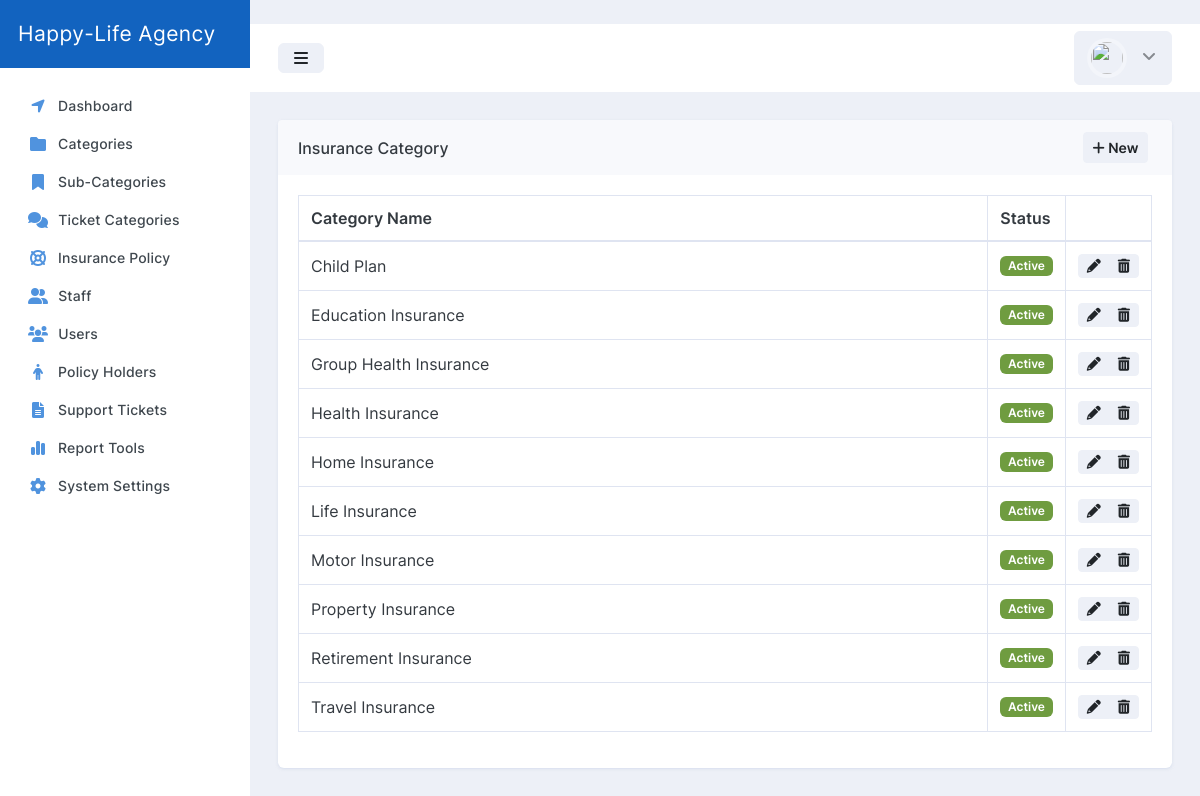
Page /Script/admin/pages/categories.php on the committed database.
### tables this page shows
CREATE TABLE `tbl_insuarance_category` (
  `id` int(10) NOT NULL,
  `name` varchar(100) NOT NULL,
  `status` int(1) NOT NULL DEFAULT 1
);

### Script/admin/pages/categories.php (the view, shortened to what this page needs)
<!doctype html>
<html lang="en">
<head>
    <link rel="stylesheet" id="css-main" href="assets/css/dashmix.min-5.4.css">
    <link rel="stylesheet" href="assets/js/plugins/datatables-bs5/css/dataTables.bootstrap5.min.css">
    <link rel="stylesheet" href="assets/js/plugins/datatables-buttons-bs5/css/buttons.bootstrap5.min.css">
    <link rel="stylesheet" href="assets/js/plugins/datatables-responsive-bs5/css/responsive.bootstrap5.min.css">
    <link type="text/css" rel="stylesheet" href="assets/loader/waitMe.css">
    <?php if (Theme !== "") {
        print '<link rel="stylesheet" id="css-theme" href="assets/css/themes/' . Theme . '">';
    } ?>
</head>
<body>
    <div id="page-container" class="sidebar-o <?php echo Header; ?> enable-page-overlay side-scroll <?php echo Sidebar; ?> <?php echo PageHeader; ?> <?php echo Sidebar_Min; ?> <?php echo Sidebar_Pos; ?> <?php echo Header; ?> <?php echo MainContent; ?>">
        <?php require_once('main_nav.php'); ?>
        <main id="main-container">
            <div class="content">
                <div class="block block-rounded">
                    <div class="block-header block-header-default">
                        <h3 class="block-title">
                            Insurance Category
                        </h3>
                        <button type="button" class="btn btn-sm btn-alt-secondary js-bs-tooltip-enabled" data-bs-toggle="modal" data-bs-target="#modal-default-fadein" data-bs-keyboard="false" data-bs-backdrop="static">
                            <i class="fa fa-plus"></i> New
                        </button>&nbsp;
                    </div>
                    <div class="block-content block-content-full">
                        <table class="table table-bordered table-vcenter js-dataTable-buttons">
                            <thead>
                                <tr>
                                    <th>Category Name</th>
                                    <th style="width: 5%;">Status</th>
                                    <th style="width: 5%;"></th>
                                </tr>
                            </thead>
                            <tbody>
                                <?php
                                try {
                                    $conn = new PDO('mysql:host=' . DBHost . ';dbname=' . DBName . ';charset=' . DBCharset . ';collation=' . DBCollation . ';prefix=' . DBPrefix . '', DBUser, DBPass);
                                    $conn->setAttribute(PDO::ATTR_ERRMODE, PDO::ERRMODE_EXCEPTION);
                                    $stmt = $conn->prepare("SELECT * FROM tbl_insuarance_category ORDER BY name");
                                    $stmt->execute();
                                    $result = $stmt->fetchAll();
                                    foreach ($result as $row) {
                                ?>
                                        <tr>
                                            <td class="">
                                                <?php echo $row[1]; ?>
                                            </td>
                                            <td class="">
                                                <?php
                                                switch ($row[2]) {
                                                    case '1':
                                                ?><span class="badge bg-success">Active</span><?php
                                                        break;
                                                ?><span class="badge bg-danger">Inactive</span><?php
                                                }
                                                ?>
                                            </td>
                                            <td class="text-center">
                                                <div class="btn-group">
                                                    <button onclick="set_cat('<?php echo $row[0]; ?>','<?php echo $row[1]; ?>','<?php echo $row[2]; ?>');" type="button" class="btn btn-sm btn-alt-secondary js-bs-tooltip-enabled" data-bs-toggle="modal" data-bs-target="#modal-default-fadein2" data-bs-keyboard="false" data-bs-backdrop="static">
                                                        <i class="fa fa-pencil-alt"></i>
                                                    </button>
                                                    <a class="btn btn-sm btn-alt-secondary js-bs-tooltip-enabled" onclick="return confirm('Are you sure you want to delete <?php echo $row[1]; ?> category?');" href="admin/core/drop-category?id=<?php echo $row[0]; ?>">
                                                        <i class="fa fa-trash-can"></i>
                                                    </a>
                                                </div>
                                            </td>
                                        </tr>
                                <?php
                                    }
                                } catch (PDOException $e) {
                                    echo "Connection failed: " . $e->getMessage();
                                }
                                ?>
                            </tbody>
                        </table>
                    </div>
                </div>
            </div>
        </main>
    </div>
</body>
</html>

### Script/admin/pages/main_nav.php (shortened to what this page needs)
<nav id="sidebar" aria-label="Main Navigation">
    <div class="bg-header-dark">
        <div class="content-header bg-white-5">
            <a class=" text-white tracking-wide" href="admin?page=dashboard">
                <span style="font-size:21px;" class="smini-hidden">
                    Happy-Life Agency
                </span>
            </a>
        </div>
    </div>
    <div class="js-sidebar-scroll">
        <div class="content-side">
            <ul class="nav-main">
                <li class="nav-main-item">
                    <a class="nav-main-link <?php if ($_GET['page'] == "dashboard") {
                                            } ?>" href="admin?page=dashboard">
                        <i class="nav-main-link-icon fa fa-location-arrow"></i>
                        <span class="nav-main-link-name">Dashboard</span>
                    </a>
                </li>
                <li class="nav-main-item">
                    <a class="nav-main-link <?php if ($_GET['page'] == "categories") {
                                            } ?>" href="admin?page=categories">
                        <i class="nav-main-link-icon fa fa-folder"></i>
                        <span class="nav-main-link-name">Categories</span>
                    </a>
                </li>
                <li class="nav-main-item">
                    <a class="nav-main-link <?php if ($_GET['page'] == "sub-categories") {
                                            } ?>" href="admin?page=sub-categories">
                        <i class="nav-main-link-icon fa fa-bookmark"></i>
                        <span class="nav-main-link-name">Sub-Categories</span>
                    </a>
                </li>
                <li class="nav-main-item">
                    <a class="nav-main-link <?php if ($_GET['page'] == "ticket_categories") {
                                            } ?>" href="admin?page=ticket_categories">
                        <i class="nav-main-link-icon fa fa-comments"></i>
                        <span class="nav-main-link-name">Ticket Categories</span>
                    </a>
                </li>
                <li class="nav-main-item">
                    <a class="nav-main-link <?php if ($_GET['page'] == "policy") {
                                            } ?>" href="admin?page=policy">
                        <i class="nav-main-link-icon fa fa-life-ring"></i>
                        <span class="nav-main-link-name">Insurance Policy</span>
                    </a>
                </li>
                <li class="nav-main-item">
                    <a class="nav-main-link <?php if ($_GET['page'] == "staff") {
                                            } ?>" href="admin?page=staff">
                        <i class="nav-main-link-icon fa fa-user-group"></i>
                        <span class="nav-main-link-name">Staff</span>
                    </a>
                </li>
                <li class="nav-main-item">
                    <a class="nav-main-link <?php if ($_GET['page'] == "users") {
                                            } ?>" href="admin?page=users">
                        <i class="nav-main-link-icon fa fa-users"></i>
                        <span class="nav-main-link-name">Users</span>
                    </a>
                </li>
                <li class="nav-main-item">
                    <a class="nav-main-link <?php if ($_GET['page'] == "applications") {
                                            } ?>" href="admin?page=applications">
                        <i class="nav-main-link-icon fa fa-person"></i>
                        <span class="nav-main-link-name">Policy Holders</span>
                    </a>
                </li>
                <li class="nav-main-item">
                    <a class="nav-main-link <?php if ($_GET['page'] == "tickets") {
                                            } ?>" href="admin?page=tickets">
                        <i class="nav-main-link-icon fa fa-file-lines"></i>
                        <span class="nav-main-link-name">Support Tickets</span>
                    </a>
                </li>
                <li class="nav-main-item">
                    <a class="nav-main-link <?php if ($_GET['page'] == "report_tools") {
                                            } ?>" href="admin?page=report_tools">
                        <i class="nav-main-link-icon fa fa-chart-simple"></i>
                        <span class="nav-main-link-name">Report Tools</span>
                    </a>
                </li>
                <li class="nav-main-item">
                    <a class="nav-main-link <?php if ($_GET['page'] == "settings") {
                                            } ?>" href="admin?page=settings">
                        <i class="nav-main-link-icon fa fa-cog"></i>
                        <span class="nav-main-link-name">System Settings</span>
                    </a>
                </li>
            </ul>
        </div>
    </div>
</nav>
<header id="page-header">
    <div class="content-header">
        <div class="space-x-1">
            <button type="button" class="btn btn-alt-secondary" data-toggle="layout" data-action="sidebar_toggle">
                <i class="fa fa-fw fa-bars"></i>
            </button>
        </div>
        <div class="space-x-1">
            <div class="dropdown d-inline-block">
                <button type="button" class="btn btn-alt-secondary" id="page-header-user-dropdown" data-bs-toggle="dropdown" aria-haspopup="true" aria-expanded="false">
                    <img class="img-avatar img-avatar32 img-avatar-thumb" src="assets/media/avatars/<?php echo $gender; ?>.png" alt="">
                    <i class="fa fa-fw fa-angle-down opacity-50 ms-1 d-none d-sm-inline-block"></i>
                </button>
            </div>
        </div>
    </div>
</header>

### rows in the picture
tbl_insuarance_category: name "Child Plan", status "Active"
tbl_insuarance_category: name "Education Insurance", status "Active"
tbl_insuarance_category: name "Group Health Insurance", status "Active"
tbl_insuarance_category: name "Health Insurance", status "Active"
tbl_insuarance_category: name "Home Insurance", status "Active"
tbl_insuarance_category: name "Life Insurance", status "Active"
tbl_insuarance_category: name "Motor Insurance", status "Active"
tbl_insuarance_category: name "Property Insurance", status "Active"
tbl_insuarance_category: name "Retirement Insurance", status "Active"
tbl_insuarance_category: name "Travel Insurance", status "Active"
